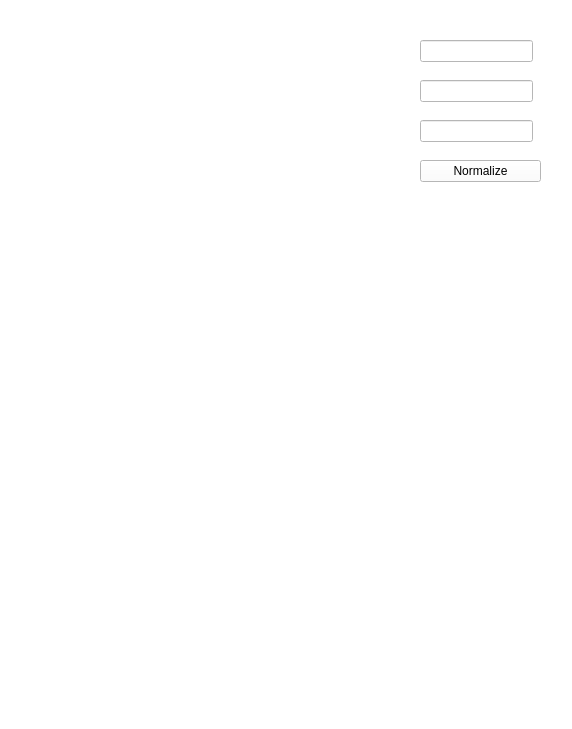
<?xml version="1.0" encoding="UTF-8"?>
<ui version="4.0">
 <class>TestGraphs</class>
 <widget class="QWidget" name="TestGraphs">
  <property name="geometry">
   <rect>
    <x>0</x>
    <y>0</y>
    <width>572</width>
    <height>729</height>
   </rect>
  </property>
  <property name="windowTitle">
   <string>Form</string>
  </property>
  <property name="styleSheet">
   <string notr="true">background: white;
</string>
  </property>
  <widget class="QCustomPlot" name="customPlot_histogram" native="true">
   <property name="geometry">
    <rect>
     <x>40</x>
     <y>40</y>
     <width>361</width>
     <height>331</height>
    </rect>
   </property>
  </widget>
  <widget class="QLineEdit" name="lineEdit_value_1">
   <property name="geometry">
    <rect>
     <x>420</x>
     <y>40</y>
     <width>113</width>
     <height>22</height>
    </rect>
   </property>
  </widget>
  <widget class="QLineEdit" name="lineEdit_value_2">
   <property name="geometry">
    <rect>
     <x>420</x>
     <y>80</y>
     <width>113</width>
     <height>22</height>
    </rect>
   </property>
  </widget>
  <widget class="QPushButton" name="pushButton_normalize">
   <property name="geometry">
    <rect>
     <x>420</x>
     <y>160</y>
     <width>121</width>
     <height>22</height>
    </rect>
   </property>
   <property name="text">
    <string>Normalize</string>
   </property>
  </widget>
  <widget class="QLineEdit" name="lineEdit_value_3">
   <property name="geometry">
    <rect>
     <x>420</x>
     <y>120</y>
     <width>113</width>
     <height>22</height>
    </rect>
   </property>
  </widget>
  <widget class="QCustomPlot" name="customPlot_time_series" native="true">
   <property name="geometry">
    <rect>
     <x>40</x>
     <y>390</y>
     <width>361</width>
     <height>331</height>
    </rect>
   </property>
  </widget>
 </widget>
 <customwidgets>
  <customwidget>
   <class>QCustomPlot</class>
   <extends>QWidget</extends>
   <header>qcustomplot.h</header>
   <container>1</container>
  </customwidget>
 </customwidgets>
 <resources/>
 <connections/>
</ui>
